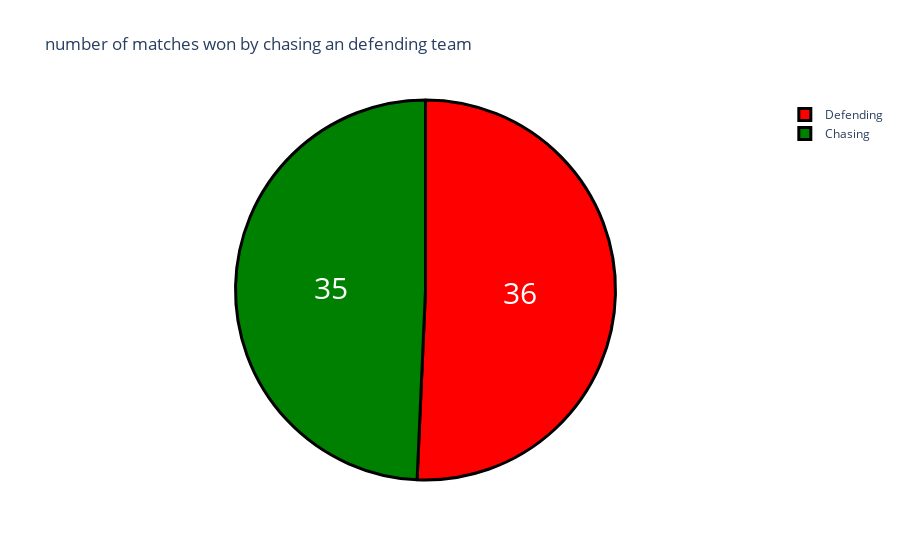

Notebook cell for this chart:
### Code cell
data['won_by']=data['won_by'].map({'Wickets':'Chasing','Runs':'Defending'})
won_by=data["won_by"].value_counts()
label=won_by.index
counts=won_by.values
colors=['red','green']
fig=go.Figure(data=[go.Pie(labels=label,values=counts)])
fig.update_layout(title_text="number of matches won by chasing an defending team")
fig.update_traces(hoverinfo='label+percent',textinfo='value',textfont_size=30,marker=dict(colors=colors,line=dict(color='black',width=3)))

### Figure 1 — Plotly figure (JSON) as saved in the notebook; plotly's stock layout.template omitted (floating-point values rounded to 4 significant figures)
{"data": [{"hoverinfo": "label+percent", "labels": ["Defending", "Chasing"], "marker": {"colors": ["red", "green"], "line": {"color": "black", "width": 3}}, "textfont": {"size": 30}, "textinfo": "value", "type": "pie", "values": [36, 35]}], "layout": {"autosize": true, "title": {"text": "number of matches won by chasing an defending team"}}}
